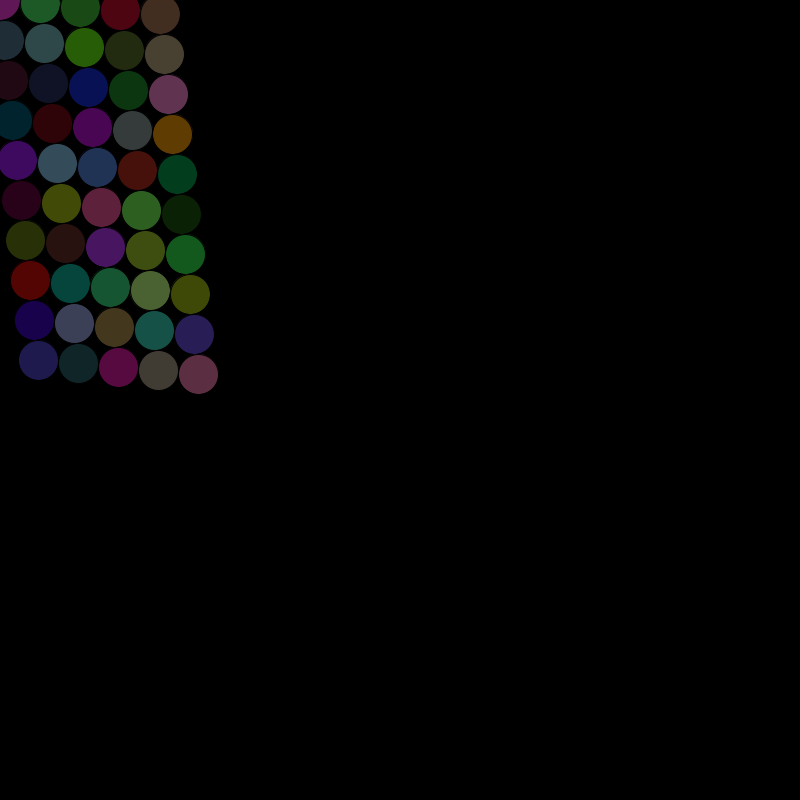
Frame 1 (no input)
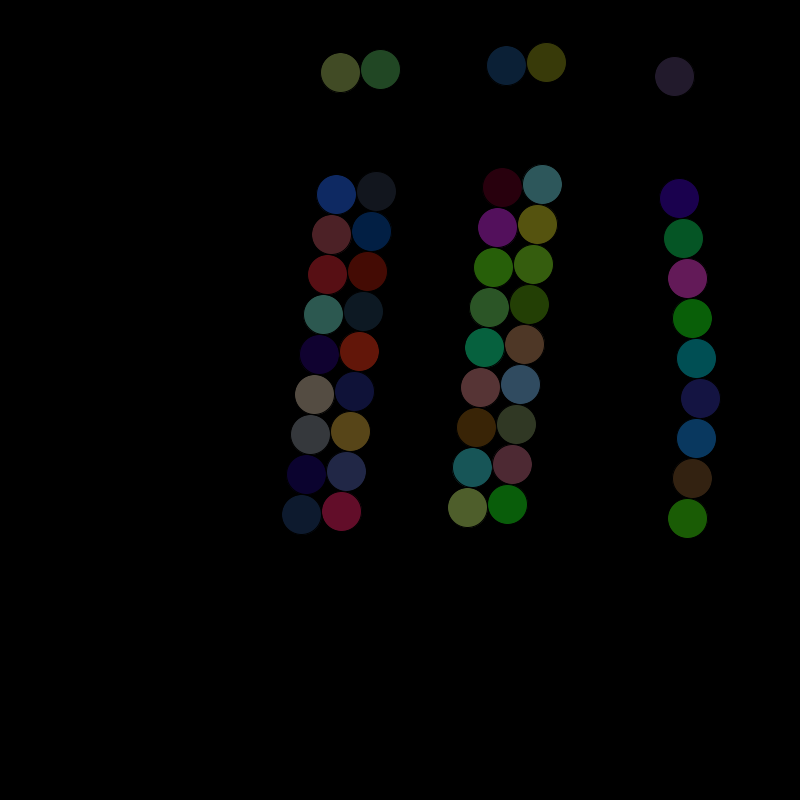
Frame 60 (the mouse pressed at the canvas centre just before this capture)
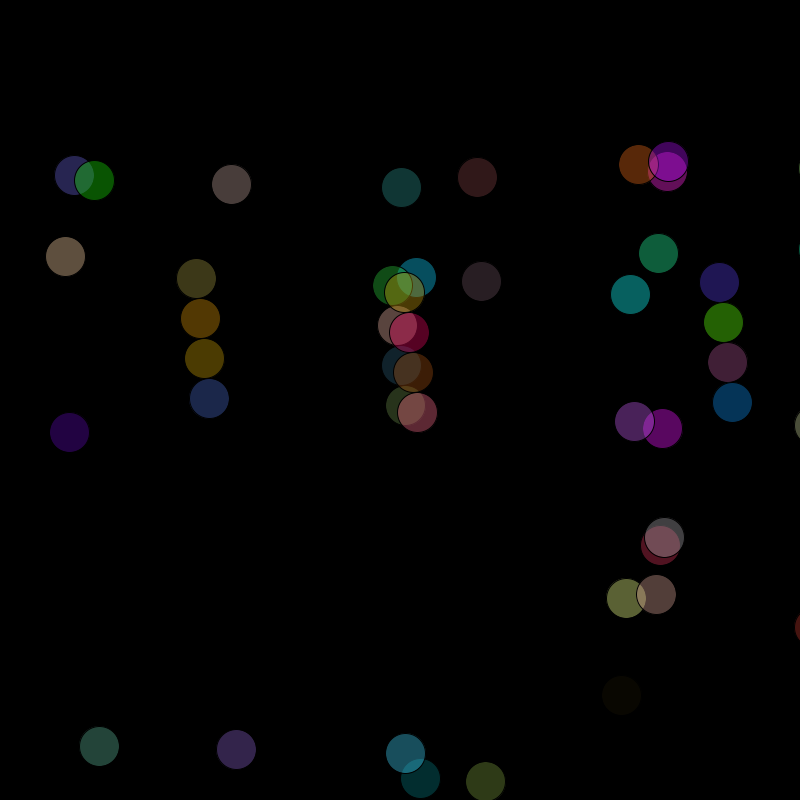
Frame 120 (the mouse held since frame 60 and released just before this capture)

The Processing sketch that drew these frames (run headless with seeded random() and noise(); from frame 60 on, the mouse is pressed at the canvas centre):

// Processing sketch: processing_33747
// ── processing_33747.pde

float[] x = new float[5];
float[] y = new float[10];

float xspeed = random(3,5);
int xdirection = 1;
float yspeed = random(3,5);
int ydirection = 1;

void setup(){
size(800,800);
frameRate(10);
smooth();


}

void draw(){

background(0);

for(int i = 0;i < x.length; i++){
for(int j = 0; j < y.length;j++){
  fill(random(255),random(255),random(255),100);
  ellipse(x[i]+i*width/20,y[j]+j*height/20,width/20,height/20);
 
 x[i]=x[i] + xspeed*xdirection;
 y[j]=y[j] + yspeed*ydirection;
 
 if(x[i] >= width-5*width/40 || x[i] < 0){

xdirection= -xdirection;


}

if(y[j]>= height-10*height/40 || y[j] < 0){

ydirection= -ydirection;
x[i]= random(20,780);
y[i]= random(20,780);

}


}

}

}
